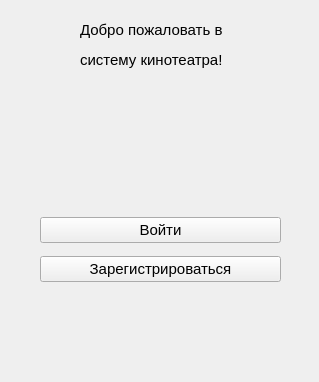
<?xml version="1.0" encoding="UTF-8"?>
<ui version="4.0">
 <class>StartWindow</class>
 <widget class="QWidget" name="StartWindow">
  <property name="geometry">
   <rect>
    <x>0</x>
    <y>0</y>
    <width>319</width>
    <height>382</height>
   </rect>
  </property>
  <property name="minimumSize">
   <size>
    <width>319</width>
    <height>382</height>
   </size>
  </property>
  <property name="maximumSize">
   <size>
    <width>319</width>
    <height>382</height>
   </size>
  </property>
  <property name="font">
   <font>
    <pointsize>11</pointsize>
   </font>
  </property>
  <property name="windowTitle">
   <string>Form</string>
  </property>
  <widget class="QWidget" name="verticalLayoutWidget">
   <property name="geometry">
    <rect>
     <x>40</x>
     <y>210</y>
     <width>241</width>
     <height>81</height>
    </rect>
   </property>
   <layout class="QVBoxLayout" name="verticalLayout">
    <item>
     <widget class="QPushButton" name="log_in_button">
      <property name="cursor">
       <cursorShape>PointingHandCursor</cursorShape>
      </property>
      <property name="text">
       <string>Войти</string>
      </property>
     </widget>
    </item>
    <item>
     <widget class="QPushButton" name="registration_button">
      <property name="cursor">
       <cursorShape>PointingHandCursor</cursorShape>
      </property>
      <property name="text">
       <string>Зарегистрироваться</string>
      </property>
     </widget>
    </item>
   </layout>
  </widget>
  <widget class="QLabel" name="output_label">
   <property name="geometry">
    <rect>
     <x>80</x>
     <y>10</y>
     <width>171</width>
     <height>71</height>
    </rect>
   </property>
   <property name="font">
    <font>
     <pointsize>11</pointsize>
    </font>
   </property>
   <property name="text">
    <string>&lt;html&gt;&lt;head/&gt;&lt;body&gt;&lt;p&gt;Добро пожаловать в&lt;/p&gt;&lt;p&gt;систему кинотеатра!&lt;/p&gt;&lt;/body&gt;&lt;/html&gt;</string>
   </property>
  </widget>
  <widget class="QLabel" name="photo_label">
   <property name="geometry">
    <rect>
     <x>80</x>
     <y>80</y>
     <width>171</width>
     <height>111</height>
    </rect>
   </property>
   <property name="text">
    <string/>
   </property>
  </widget>
 </widget>
 <resources/>
 <connections/>
</ui>
